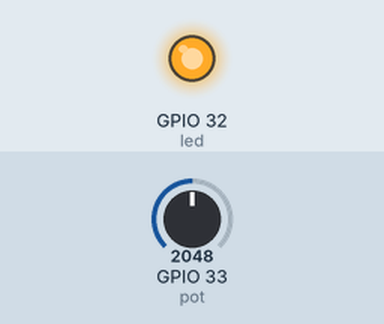
This sketch was run on a simulated ESP32. Parts: output pins drawn as LEDs (lit = HIGH). The inputs (shaded band) are chosen by the test bench; at power-on: GPIO 33 (pot) = 2048. What the sketch prints to the serial monitor is not drawn.

Above: at 1.2 s.
1.3 s: GPIO 33 (pot) set to 1985
At 2.5 s:
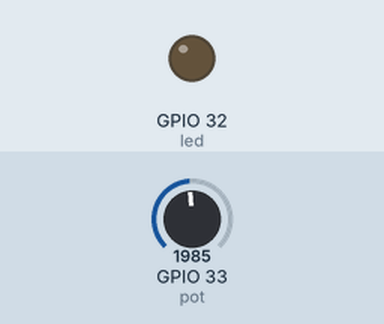
2.8 s: GPIO 33 (pot) set to 2088
At 3.6 s:
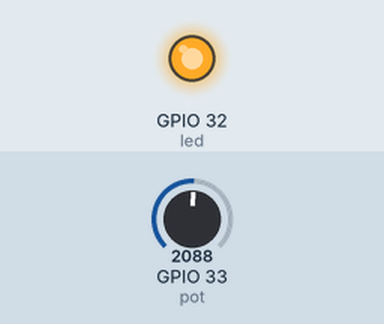
4.3 s: GPIO 33 (pot) set to 2047
At 4.8 s:
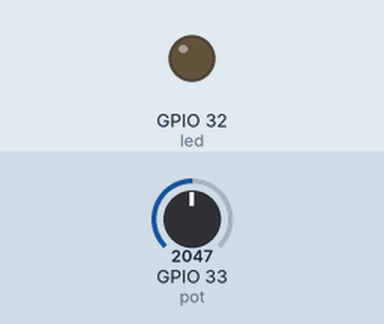
Timing chart, 0 to 7.3 s (numbered marks = the images above; inputs shaded):
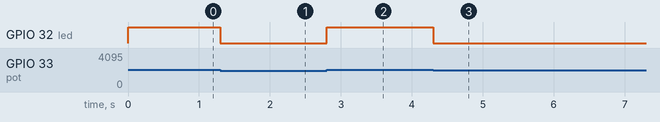

Measured:
- the behaviour switches between 2048 and 2047 on GPIO 33 (pot) (found by bisection; images 0 and 1)
- after the input at 1.3 s, GPIO 32 (led): HIGH → LOW at once
- after the input at 2.8 s, GPIO 32 (led): LOW → HIGH at once
- after the input at 4.3 s, GPIO 32 (led): HIGH → LOW at once

The sketch:

SensorAnalogico.ino
```cpp
#define pot 33
#define led 32

// Variable para dato analogico
int valor_analogico = 0;

void setup() {
    pinMode(led, OUTPUT); // Configurar puerto 2 como salida
    Serial.begin(115200);
}

void loop() {
    // Leer analogicamente el pin 33
    valor_analogico = analogRead(pot);
    Serial.println(valor_analogico);

    //Si el valor analogico esta por encima del 50% del valor maximo del pot enceder
    if(valor_analogico >= 2048) {
        digitalWrite(led, HIGH);
    } else {
        digitalWrite(led, LOW);
    }
}
```
